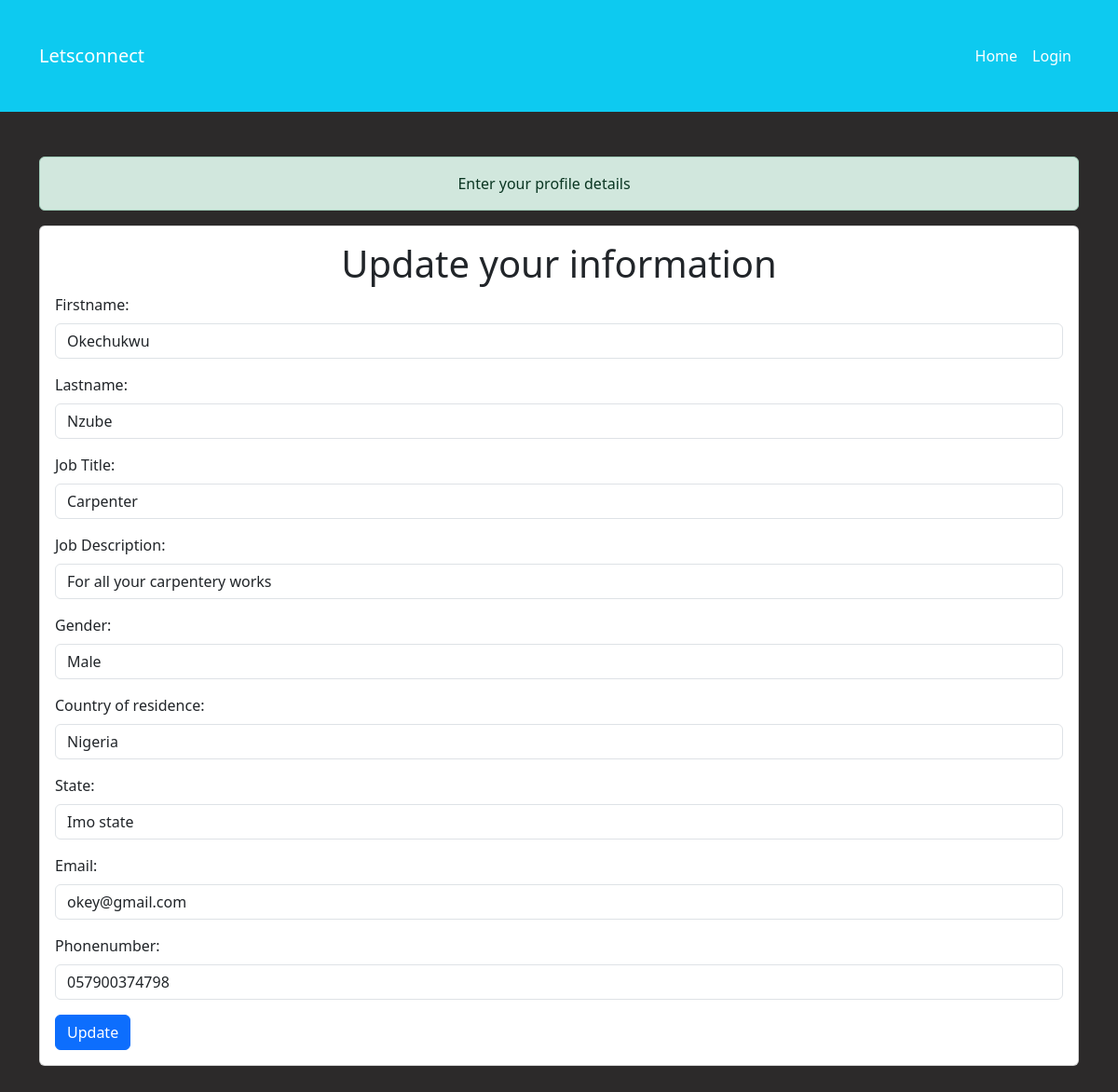
Page /updateprofile/10 on the committed database.
### base/models.py (models this page shows, shortened)
class Profile(models.Model):
    user = models.OneToOneField(User, on_delete=models.CASCADE)
    firstname = models.CharField(max_length=255)
    lastname = models.CharField(max_length=255)
    gender = models.CharField(max_length=10)
    country = models.CharField(max_length=255)
    state = models.CharField(max_length=255)
    email = models.EmailField()
    job = models.CharField(max_length=200)
    description = models.CharField(max_length=2550000)
    phonenumber = models.CharField(max_length=15)
    datecreated = models.DateTimeField(default=datetime.now)
    class Meta:
        ordering = ['-datecreated']

### base/views.py (the view, shortened to what this page needs)
# urls.py: path('updateprofile/<str:pk>',views.updateprofile,name='updateprofile'),
def updateprofile(request,pk):
    profile = get_object_or_404(Profile, pk=pk)
    context = {'profile': profile}
    return render(request, 'updateprofile.html', context)

### templates/updateprofile.html (shortened to what this page needs)
{% extends 'home.html' %}
{% block content %}
<div class="container my-5">
    <div class="alert alert-success alert-dismissible" role="alert" style="margin-top: 10px; text-align: center;">
        Enter your profile details
    </div>
    <div class="card">
        <div class="card-body">
            <h1 class="firsth1">Update your information</h1>
            <form method="POST">
                <div class="mb-3">
                    <label for="firstname" class="form-label">Firstname:</label>
                    <input type="text" class="form-control" name="firstname" value="{{ profile.firstname }}" required>
                </div>
                <div class="mb-3">
                    <label for="lastname" class="form-label">Lastname:</label>
                    <input type="text" class="form-control" name="lastname" value="{{ profile.lastname }}" required>
                </div>
                <div class="mb-3">
                    <label for="job" class="form-label">Job Title:</label>
                    <input type="text" class="form-control" name="job" value="{{ profile.job }}" required>
                </div>
                <div class="mb-3">
                    <label for="description" class="form-label">Job Description:</label>
                    <input type="text" class="form-control" name="description" value="{{ profile.description }}" required>
                </div>
                <div class="mb-3">
                    <label for="gender" class="form-label">Gender:</label>
                    <select class="form-control" name="gender" required>
                        <option value="male" {% if profile.gender == 'male' %} selected {% endif %}>Male</option>
                    </select>
                </div>
                <div class="mb-3">
                    <label for="country" class="form-label">Country of residence:</label>
                    <input type="text" class="form-control" name="country" value="{{ profile.country }}" required>
                </div>
                <div class="mb-3">
                    <label for="state" class="form-label">State:</label>
                    <input type="text" class="form-control" name="state" value="{{ profile.state }}" required>
                </div>
                <div class="mb-3">
                    <label for="email" class="form-label">Email:</label>
                    <input type="email" class="form-control" name="email" value="{{ profile.email }}" required>
                </div>
                <div class="mb-3">
                    <label for="phonenumber" class="form-label">Phonenumber:</label>
                    <input type="text" class="form-control" name="phonenumber" value="{{ profile.phonenumber }}" required>
                </div>
                <button type="submit" class="btn btn-primary">Update</button>
            </form>
        </div>
    </div>
</div>
{% endblock %}

### templates/home.html (style rules this page uses)
body { background-color:rgb(44, 42, 42); }

### templates/updateprofile.html (style rules this page uses)
.firsth1 { text-align: center; }

### rows in the picture
Profile: firstname "Okechukwu", lastname "Nzube", job "Carpenter", description "For all your carpentery works", gender "Male", country "Nigeria", state "Imo state", email "okey@gmail.com", phonenumber "057900374798"
